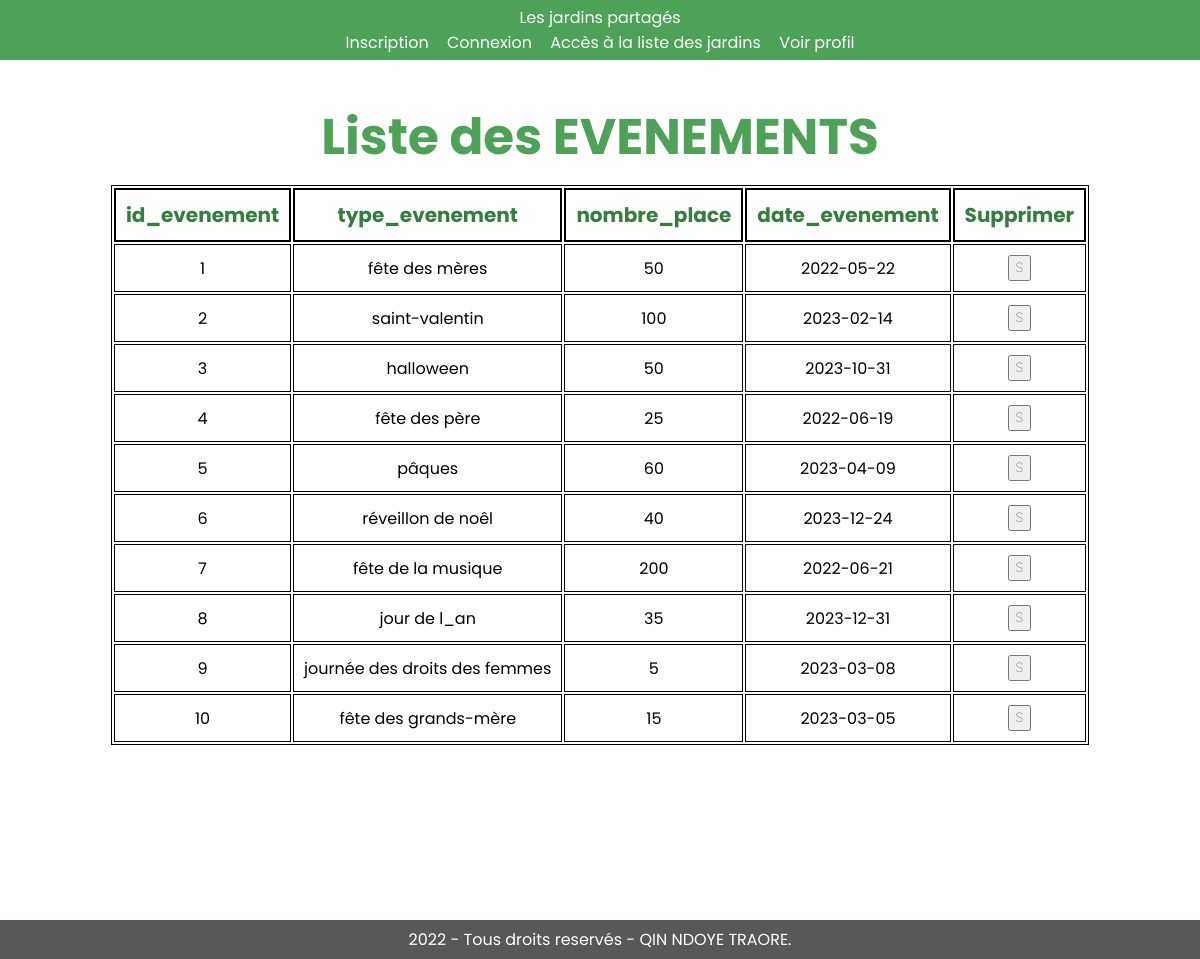
Page /admin/afficheEVENEMENT.php on the committed database.
### tables this page shows
CREATE TABLE EVENEMENT(
  id_evenement INT PRIMARY KEY AUTO_INCREMENT,
  type_evenement VARCHAR(50),
  nombre_place INT,
  date_evenement DATE
);

### admin/afficheEVENEMENT.php (the view, shortened to what this page needs)
<header>
            <div class="conteneur">
                <div>
                    <a href="../index.php">Les jardins partagés</a>
                </div>
                <nav>
                    <a href="../accueil_adh.php?page=inscription">Inscription</a>
                    <a href="../accueil_adh.php?page=connexion">Connexion</a>
                    <a href="../accueil_adh.php?page=liste">Accès à la liste des jardins</a>
                    <a href="../accueil_adh.php?page=profil">Voir profil</a>
                </nav>
            </div>
        </header>
        <section>
            <div class="conteneur">
<?php
require_once("../inc/entete.inc.php");
function formSuppression($login){
return '<form method="POST" action="../accueil_adh.php?page=supprimer">
    <input type=hidden name="id_evenement" value="'.$login.'">
    <input type="submit" name="submit" value="S" />
    </form>';
}
?>
<h1>Liste des EVENEMENTS</h1>
<table>
    <tr>
        <th>id_evenement</th>
        <th>type_evenement</th>
        <th>nombre_place</th>
        <th>date_evenement</th>
        <th>Supprimer</th>
    </tr>
    <?php
    try {
        $db = connectBD();
        foreach ($db->query('SELECT * from EVENEMENT') as $ligne) {
            echo '<tr>
                <td>' . $ligne['id_evenement'] . '</td>
                <td>' . $ligne['type_evenement'] . '</td>
                <td>' . $ligne['nombre_place'] . '</td>
                <td>' . $ligne['date_evenement'] . '</td><td>';
                echo formSuppression($ligne['id_evenement']);
                echo '</td></tr>';
        }
    } catch (PDOException $e) {
        echo '<div class=erreur> Erreur de connexion à la base de données ! </div>';
        echo  $e->getMessage() . "<br/>";
        die();
    }
    ?>
</table>
<?php require_once('../inc/bas.inc.php'); ?>

### inc/css/style.css (style rules this page uses)
* { margin: 0; font-family: 'Poppins', sans-serif; }
a { text-decoration: none; color: #000; }
h1 { font-size: 50px; text-align: center; color: #4da258; padding: 10px; flex-direction: column; }
form { text-align: center; }
.conteneur { margin: 0 auto; }
table { border:1px solid black; position:relative; text-align: center; margin-left: auto; margin-right: auto; }
th { font-size: 20px; color: #357d3f; padding: 10px; border:2px solid black; text-align: center; }
td { border:1px solid rgb(0, 0, 0); text-align: center; padding: 10px; }
header { background: #4da258; padding: 5px; text-align: center; }
header nav { display: inline; }
header a { color: #ffffff; text-decoration: none; padding: 7px; }
section { padding: 30px; min-height: 800px; text-align: center; }
input { font-weight: 70; }
body { background-color:#ffffff; font-family:Verdana,Helvetica,Arial,sans-serif; }

### rows in the picture
evenement: id_evenement "1", type_evenement "fête des mères", nombre_place "50", date_evenement "2022-05-22"
evenement: id_evenement "2", type_evenement "saint-valentin", nombre_place "100", date_evenement "2023-02-14"
evenement: id_evenement "3", type_evenement "halloween", nombre_place "50", date_evenement "2023-10-31"
evenement: id_evenement "4", type_evenement "fête des père", nombre_place "25", date_evenement "2022-06-19"
evenement: id_evenement "5", type_evenement "pâques", nombre_place "60", date_evenement "2023-04-09"
evenement: id_evenement "6", type_evenement "réveillon de noêl", nombre_place "40", date_evenement "2023-12-24"
evenement: id_evenement "7", type_evenement "fête de la musique", nombre_place "200", date_evenement "2022-06-21"
evenement: id_evenement "8", type_evenement "jour de l_an", nombre_place "35", date_evenement "2023-12-31"
evenement: id_evenement "9", type_evenement "journée des droits des femmes", nombre_place "5", date_evenement "2023-03-08"
evenement: id_evenement "10", type_evenement "fête des grands-mère", nombre_place "15", date_evenement "2023-03-05"
